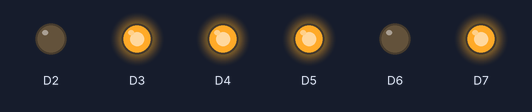
Bench run of a program on a simulated CircuitPython board. On the bench: output pins drawn as LEDs (lit = HIGH).

Above: at 0.1 s.
At 1.1 s:
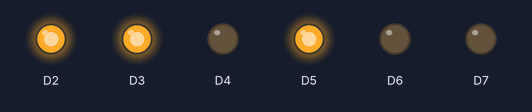
At 12.25 s:
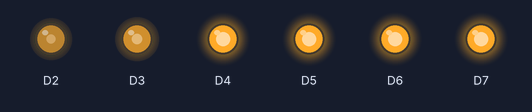
At 23.3 s:
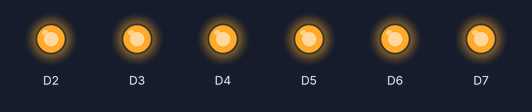
At 26.3 s:
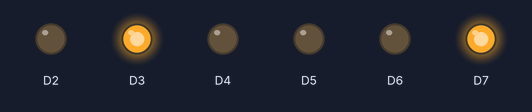
At 39.84 s:
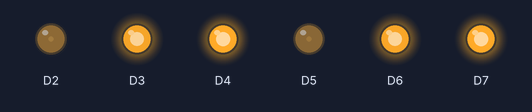
Timing chart, 0 to 40.0 s (numbered marks = the images above):
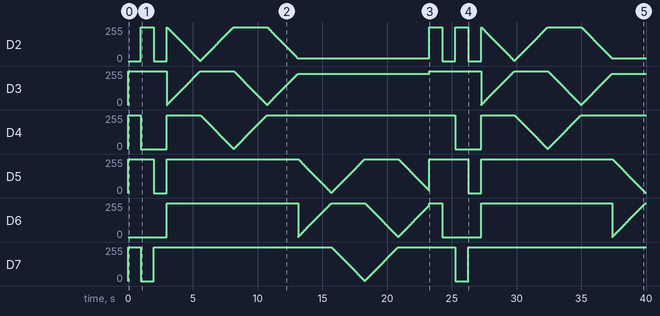

The program:

CLASSESobjectsMODULESassignmentcode.py
```python
import time
import board
from RGBled import RGB   # import the RGB class from the rgb module

r1 = board.D2
g1 = board.D3
b1 = board.D4
r2 = board.D5
g2 = board.D6
b2 = board.D7

myRGB1 = RGB(r1,g1,b1)   # create a new RGB object, using pins 3, 4, and 5
myRGB2 = RGB(r2,g2,b2)   # create a new RGB object, using pins 8, 9, and 10
while True:

    myRGB1.red()          # Glow red
    myRGB2.green()        # Glow green
    time.sleep(1)
    myRGB1.blue()         # Glow blue
    myRGB2.cyan()         # Glow... you get it...
    time.sleep(1)
    myRGB1.magenta()      # Did you know magenta isn't in the rainbow?
    myRGB2.yellow()       # Like you learned in first grade, red and green make... huh?
    time.sleep(1)
    myRGB1.off()           #turn off
    myRGB2.off()
    # extra spicy (optional) part
    myRGB1.rainbow(10, .01) # Fade through the colors of the rainbow at the given rate.  Oooooh, pretty! (duration, speed)
    myRGB2.rainbow(10, .01) # Fade through the colors of the rainbow at the given rate.  Oooooh, pretty! (duration, speed)
    myRGB1.off()
    myRGB2.off()
    time.sleep(1)
```

RGBled.py
```python
import pulseio
import board
import time
class RGB:
    def __init__(self, pin1, pin2, pin3): #init sets up all of the given pins for PWMOut
        self.pin1 = pulseio.PWMOut(pin1, frequency=5000, duty_cycle=0)
        self.pin2 = pulseio.PWMOut(pin2, frequency=5000, duty_cycle=0)
        self.pin3 = pulseio.PWMOut(pin3, frequency=5000, duty_cycle=0)
    def red(self): #Turns the led red
        self.pin1.duty_cycle = 0    #Because of the kind of leds I have, I made the values opposite because the long pin is the positive pin.
        self.pin2.duty_cycle = 65535
        self.pin3.duty_cycle = 65535
    def blue(self): #Turns the led blue
        self.pin1.duty_cycle = 65535
        self.pin2.duty_cycle = 65535
        self.pin3.duty_cycle = 0
    def green(self): #Turns the led green
        self.pin1.duty_cycle = 65535
        self.pin2.duty_cycle = 0
        self.pin3.duty_cycle = 65535
    def magenta(self): #Turns the led magenta
        self.pin1.duty_cycle = 0
        self.pin2.duty_cycle = 65535
        self.pin3.duty_cycle = 0
    def yellow(self): #Turns the led yellow
        self.pin1.duty_cycle = 0
        self.pin2.duty_cycle = 0
        self.pin3.duty_cycle = 65535
    def rainbow(self, duration, speed): #Rainbow code that works off of a set duration and speed. (I fortunately had already made some code for a fading rainbow rgb led so I took it and edited it for PWN instead of the neopixel and added duration. Code: https://github.com/msweet53/CircuitPythonMAXS/blob/main/RainbowRGBEpicGamer.py)
        R = 0
        G = 0
        B = 255
        var = 1
        speed = .01
        self.duration = 0

        for x in range(duration * 100):
            self.pin1.duty_cycle = 65535 - R * 257 #convert the values to make it work with the PWM output and output them.
            self.pin2.duty_cycle = 65535 - B * 257
            self.pin3.duty_cycle = 65535 - G * 257
            if var == 1:
                R = R + 1 #Increase the R value by one.
                B = B - 1 #Decrease the B value by one.
                time.sleep(speed) #Wait for however long the delay is.
                if R >= 255: #If the R value is equal to or greater than 255, make the mode 2 (Turning green)
                    var = 2 # ^
            if var == 2:
                G = G + 1 #Increase the G value by one.
                R = R - 1 #Decrease the R value by one.
                time.sleep(speed) #Wait for however long the delay is.
                if G >= 255: #If the G value is equal to or greater than 255, make the mode 3 (Turning blue)
                    var = 3 # ^
            if var == 3:
                B = B + 1 #Increase the B value by one.
                G = G - 1 #Decrease the G value by one.
                time.sleep(speed) #Wait for however long the delay is.
                if B >= 255: #If the B value is equal to or greater than 255, make the mode 1 (Turning red)
                    var = 1 # ^
    def cyan(self): #Makes the led cyan
        self.pin1.duty_cycle = 65535
        self.pin2.duty_cycle = 0
        self.pin3.duty_cycle = 0
    def off(self): #Turns the led off
        self.pin1.duty_cycle = 65535
        self.pin2.duty_cycle = 65535
        self.pin3.duty_cycle = 65535
```
